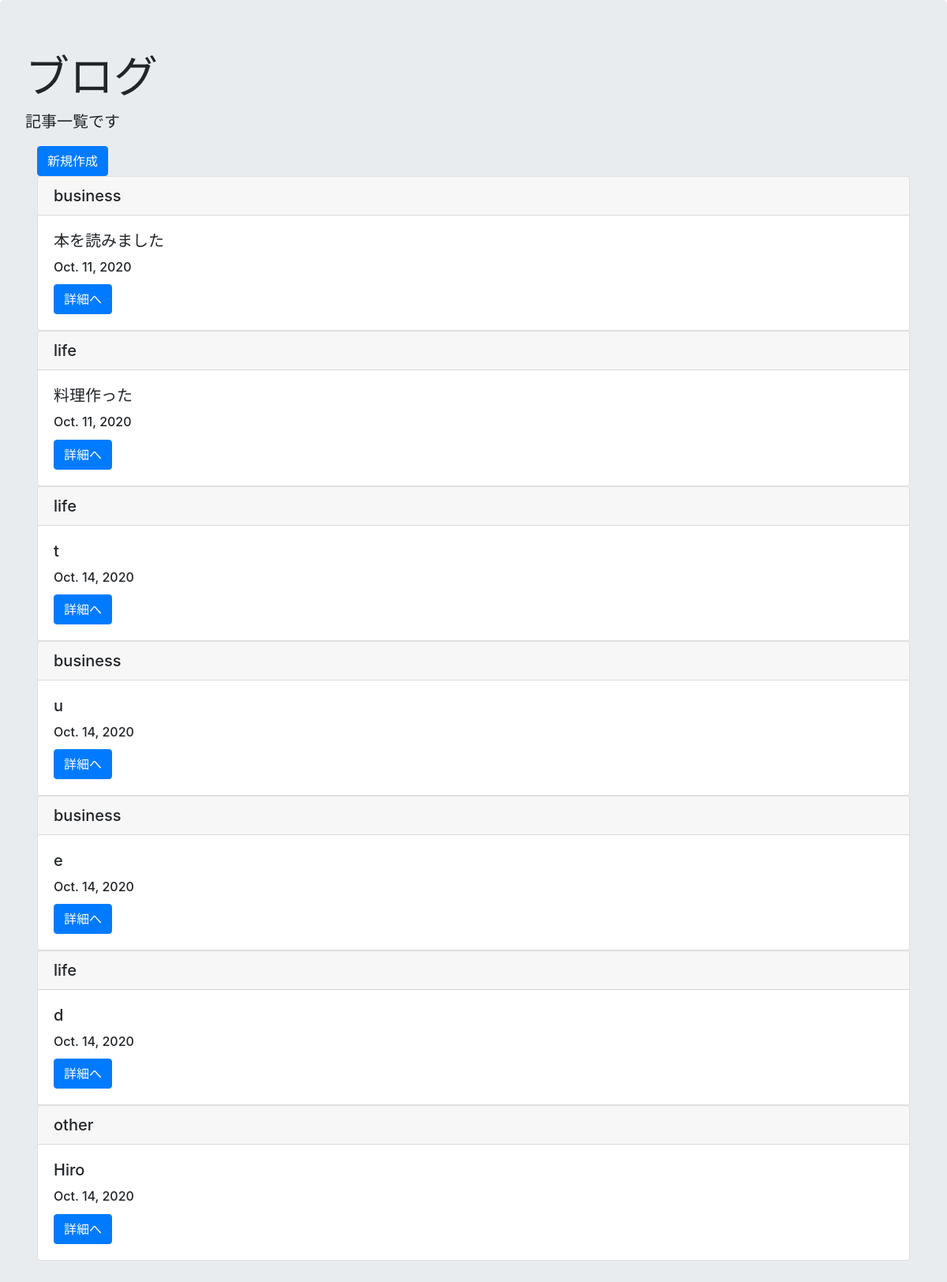
Page /list/ on the committed database.
### blogpost/models.py (models this page shows, shortened)
class BlogModel(models.Model):
    title = models.CharField(max_length = 100) #CharFieldは文字列型のデータ　#データの最大長が100である
    content = models.TextField() #
    postdate = models.DateField(auto_now_add=True)
    category = models.CharField(
        max_length = 50,
        choices = CATEGORY
    )

### blogpost/views.py (the view)
# urls.py: path('list/', BlogList.as_view(), name='list'),
class BlogList(ListView):
    template_name = 'list.html'
    model = BlogModel

### templates/list.html
{% extends 'base.html' %}
{% block header %}
<div class="jumbotron">
  <h1 class="display-4">ブログ</h1>
  <p class="lead">記事一覧です</p>
{% endblock header %}
{% block content %}
    <div class='container'>
  <a href="{% url 'create' %}" class="btn btn-primary">新規作成</a>
    {% for item in object_list %}
    <div class="card">
      <h5 class="card-header">{{ item.category }}</h5>
      <div class="card-body">
        <h5 class="card-title">{{ item.title }}</h5>
        <h6 class="card-title">{{ item.postdate }}</h6>
        <a href="{% url 'detail' item.pk %}" class="btn btn-primary">詳細へ</a>
      </div>
     </div>
    {% endfor %}
    </div>
{% endblock content %}

### templates/base.html (shortened to what this page needs)
<!doctype html>
<html lang="en">
  <head>
    <link rel="stylesheet" href="https://stackpath.bootstrapcdn.com/bootstrap/4.5.2/css/bootstrap.min.css">
  </head>
  <body>
    {% block header %}
    {% endblock header %}
    {% block content %}
    {% endblock content %}
  </body>
</html>

### rows in the picture
BlogModel: category "business", title "本を読みました", postdate "Oct. 11, 2020"
BlogModel: category "life", title "料理作った", postdate "Oct. 11, 2020"
BlogModel: category "life", title "t", postdate "Oct. 14, 2020"
BlogModel: category "business", title "u", postdate "Oct. 14, 2020"
BlogModel: category "business", title "e", postdate "Oct. 14, 2020"
BlogModel: category "life", title "d", postdate "Oct. 14, 2020"
BlogModel: category "other", title "Hiro", postdate "Oct. 14, 2020"
